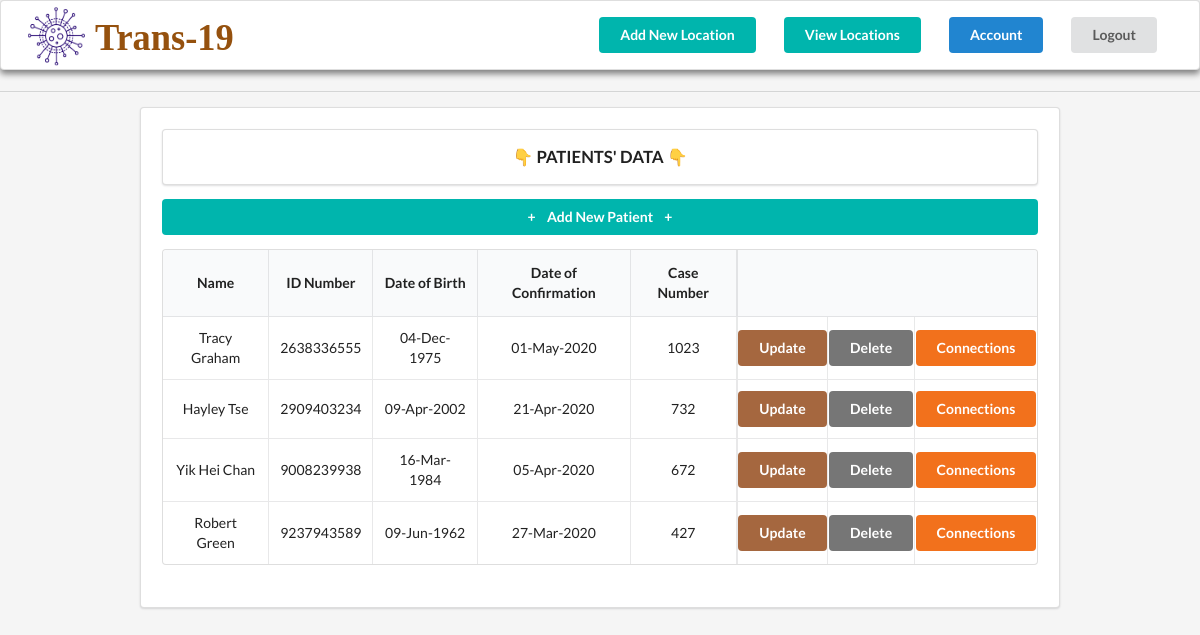
/ (signed in), run on the app's committed database.
### trans_19/models.py (models this page shows, shortened)
class Patient(models.Model):
    name = models.CharField('Name', max_length=30)
    idNum = models.CharField('ID Number', max_length=10)
    dateBirth = models.DateField('Date of Birth(YYYY-MM-DD)')
    dateConfi = models.DateField('Date of Confirmation(YYYY-MM-DD)')
    caseNum = models.IntegerField('Case Number')

### trans_19/views.py (the view)
# urls.py: path('', PatientsListView.as_view(),
class PatientsListView(LoginRequiredMixin, ListView):
    model = Patient
    template_name = 'patients/home.html'
    context_object_name = 'patients'
    ordering = ['-caseNum']

### trans_19/templates/patients/home.html (shortened to what this page needs)
{% extends "patients/index.html" %}
{% block content %}
<div class="ui divider"></div>
<div class="ui segment" style="margin:0 10em; padding: 1.5em;">
  <div class="ui segment" style="text-align: center; font-weight: 700; font-size: 1.2em;">👇 PATIENTS' DATA 👇
  </div>
  <table class="ui celled table" style="text-align: center; margin-bottom: 1.5em;">
    <div>
      <a class="ui teal button" href="{%url 'trans_19_addPatientRecord' %}" style="width: 100%;">+<span
          style="margin:0 0.8em">Add New
          Patient</span>+</a>
    </div>
    <thead>
      <tr>
        <th>Name</th>
        <th>ID Number</th>
        <th>Date of Birth</th>
        <th>Date of Confirmation</th>
        <th>Case Number</th>
        <th colspan="3" style="border-left:0.2em solid rgba(34,36,38,.1);"></th>
      </tr>
    </thead>
    <tbody>
      {% for patient in patients %}
      <tr class='patients' style="cursor:pointer;" onMouseOver="this.style.backgroundColor='rgb(240,240,240)'"
        onMouseOut="this.style.backgroundColor='rgb(255,255,255)'" data-href="{%url 'trans_19_patient' patient.id %}">
        <td id='Name'>{{patient.name}}</td>
        <td data-label="ID">{{patient.idNum}}</td>
        <td data-label="Birth">{{patient.dateBirth|date:"d-M-Y"}}</td>
        <td data-label="Confirm">{{patient.dateConfi|date:"d-M-Y"}}</td>
        <td data-label="CaseNum">{{patient.caseNum}}</td>
        <td style="border-left:0.2em solid rgba(34,36,38,.1); padding-left:0.05em; padding-right:0.05em; "><a
            class="ui brown button" href="{%url 'trans_19_updatePatientRecord' patient.id %}"
            style="margin:0">Update</a>
        </td>
        <td style="padding-left:0.05em; padding-right:0.05em;"><a class="ui grey button"
            href="{%url 'trans_19_deletePatientRecord' patient.id%}" style="margin:0">Delete</a>
        </td>
        <td style="padding-left:0.05em; padding-right:0.05em;"><a class="ui orange button"
            href="{%url 'trans_19_patient_connections' patient.id%}" style="margin:0">Connections</a>
        </td>
      </tr>
      {% endfor %}
    </tbody>
  </table>
</div>
{% endblock content %}

### trans_19/static/main.css (style rules this page uses)
.table { display: table; margin: 0 auto; }

### data on the page
Patient: name "Tracy Graham", idNum "2638336555", dateBirth "04-Dec-1975", dateConfi "01-May-2020", caseNum "1023"
Patient: name "Hayley Tse", idNum "2909403234", dateBirth "09-Apr-2002", dateConfi "21-Apr-2020", caseNum "732"
Patient: name "Yik Hei Chan", idNum "9008239938", dateBirth "16-Mar-1984", dateConfi "05-Apr-2020", caseNum "672"
Patient: name "Robert Green", idNum "9237943589", dateBirth "09-Jun-1962", dateConfi "27-Mar-2020", caseNum "427"
